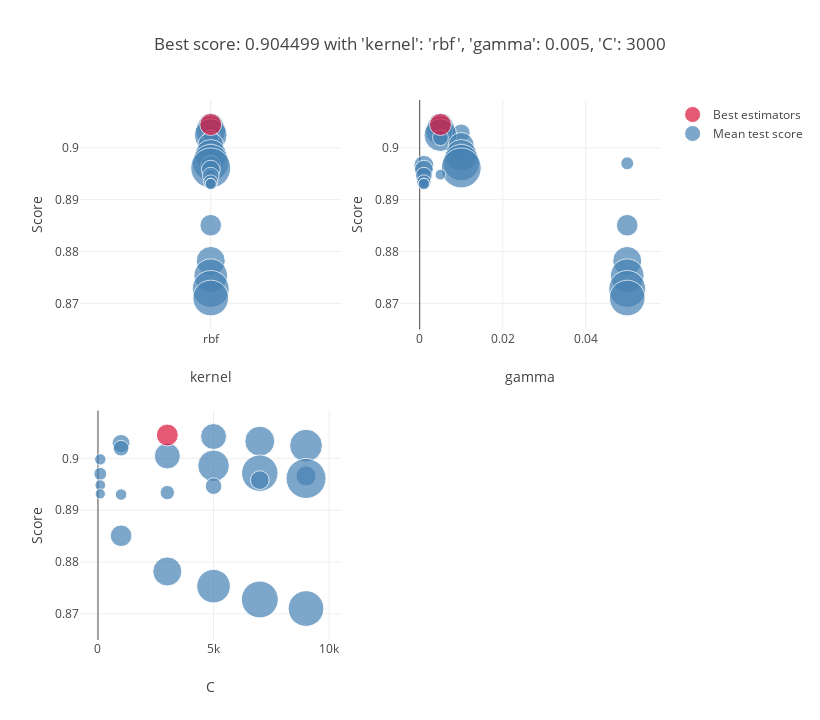

This figure's notebook cell:
### Code cell
# plot parameters and scores
plot_grid_search(model_svm_random_search)

### Figure 1 — Plotly figure (JSON) as saved in the notebook; plotly's stock layout.template omitted (floating-point values rounded to 4 significant figures)
{"data": [{"marker": {"color": "SteelBlue", "size": [1571.0, 2093.0, 757.2, 2502.0, 578.2, 1575.0, 300.0, 2322.0, 3091.0, 387.3, 939.5, 3719.0, 816.3, 270.9, 643.9, 484.7, 249.9, 310.1, 1086.0, 1968.0, 2634.0, 3183.0, 2971.0], "sizemin": 4, "sizemode": "area", "sizeref": 4.649}, "mode": "markers", "name": "Mean test score", "showlegend": true, "text": ["'C': 5000,<br /> 'gamma': 0.005,<br /> 'kernel': 'rbf'", "'C': 7000,<br /> 'gamma': 0.005,<br /> 'kernel': 'rbf'", "'C': 1000,<br /> 'gamma': 0.01,<br /> 'kernel': 'rbf'", "'C': 9000,<br /> 'gamma': 0.005,<br /> 'kernel': 'rbf'", "'C': 1000,<br /> 'gamma': 0.005,<br /> 'kernel': 'rbf'", "'C': 3000,<br /> 'gamma': 0.01,<br /> 'kernel': 'rbf'", "'C': 100,<br /> 'gamma': 0.01,<br /> 'kernel': 'rbf'", "'C': 5000,<br /> 'gamma': 0.01,<br /> 'kernel': 'rbf'", "'C': 7000,<br /> 'gamma': 0.01,<br /> 'kernel': 'rbf'", "'C': 100,<br /> 'gamma': 0.05,<br /> 'kernel': 'rbf'", "'C': 9000,<br /> 'gamma': 0.001,<br /> 'kernel': 'rbf'", "'C': 9000,<br /> 'gamma': 0.01,<br /> 'kernel': 'rbf'", "'C': 7000,<br /> 'gamma': 0.001,<br /> 'kernel': 'rbf'", "'C': 100,<br /> 'gamma': 0.005,<br /> 'kernel': 'rbf'", "'C': 5000,<br /> 'gamma': 0.001,<br /> 'kernel': 'rbf'", "'C': 3000,<br /> 'gamma': 0.001,<br /> 'kernel': 'rbf'", "'C': 100,<br /> 'gamma': 0.001,<br /> 'kernel': 'rbf'", "'C': 1000,<br /> 'gamma': 0.001,<br /> 'kernel': 'rbf'", "'C': 1000,<br /> 'gamma': 0.05,<br /> 'kernel': 'rbf'", "'C': 3000,<br /> 'gamma': 0.05,<br /> 'kernel': 'rbf'", "'C': 5000,<br /> 'gamma': 0.05,<br /> 'kernel': 'rbf'", "'C': 7000,<br /> 'gamma': 0.05,<br /> 'kernel': 'rbf'", "'C': 9000,<br /> 'gamma': 0.05,<br /> 'kernel': 'rbf'"], "type": "scatter", "x": ["rbf", "rbf", "rbf", "rbf", "rbf", "rbf", "rbf", "rbf", "rbf", "rbf", "rbf", "rbf", "rbf", "rbf", "rbf", "rbf", "rbf", "rbf", "rbf", "rbf", "rbf", "rbf", "rbf"], "xaxis": "x", "y": [0.9042, 0.9033, 0.9029, 0.9025, 0.902, 0.9005, 0.8998, 0.8986, 0.8971, 0.897, 0.8966, 0.8961, 0.8958, 0.8948, 0.8946, 0.8934, 0.8932, 0.893, 0.8851, 0.8782, 0.8753, 0.8728, 0.871], "yaxis": "y"}, {"marker": {"color": "Crimson", "size": [1112.0], "sizemin": 4, "sizemode": "area", "sizeref": 4.649}, "mode": "markers", "name": "Best estimators", "showlegend": true, "text": ["{'kernel': 'rbf', 'gamma': 0.005, 'C': 3000}"], "type": "scatter", "x": ["rbf"], "xaxis": "x", "y": [0.9045], "yaxis": "y"}, {"marker": {"color": "SteelBlue", "size": [1571.0, 2093.0, 757.2, 2502.0, 578.2, 1575.0, 300.0, 2322.0, 3091.0, 387.3, 939.5, 3719.0, 816.3, 270.9, 643.9, 484.7, 249.9, 310.1, 1086.0, 1968.0, 2634.0, 3183.0, 2971.0], "sizemin": 4, "sizemode": "area", "sizeref": 4.649}, "mode": "markers", "name": "Mean test score", "showlegend": false, "text": ["'C': 5000,<br /> 'gamma': 0.005,<br /> 'kernel': 'rbf'", "'C': 7000,<br /> 'gamma': 0.005,<br /> 'kernel': 'rbf'", "'C': 1000,<br /> 'gamma': 0.01,<br /> 'kernel': 'rbf'", "'C': 9000,<br /> 'gamma': 0.005,<br /> 'kernel': 'rbf'", "'C': 1000,<br /> 'gamma': 0.005,<br /> 'kernel': 'rbf'", "'C': 3000,<br /> 'gamma': 0.01,<br /> 'kernel': 'rbf'", "'C': 100,<br /> 'gamma': 0.01,<br /> 'kernel': 'rbf'", "'C': 5000,<br /> 'gamma': 0.01,<br /> 'kernel': 'rbf'", "'C': 7000,<br /> 'gamma': 0.01,<br /> 'kernel': 'rbf'", "'C': 100,<br /> 'gamma': 0.05,<br /> 'kernel': 'rbf'", "'C': 9000,<br /> 'gamma': 0.001,<br /> 'kernel': 'rbf'", "'C': 9000,<br /> 'gamma': 0.01,<br /> 'kernel': 'rbf'", "'C': 7000,<br /> 'gamma': 0.001,<br /> 'kernel': 'rbf'", "'C': 100,<br /> 'gamma': 0.005,<br /> 'kernel': 'rbf'", "'C': 5000,<br /> 'gamma': 0.001,<br /> 'kernel': 'rbf'", "'C': 3000,<br /> 'gamma': 0.001,<br /> 'kernel': 'rbf'", "'C': 100,<br /> 'gamma': 0.001,<br /> 'kernel': 'rbf'", "'C': 1000,<br /> 'gamma': 0.001,<br /> 'kernel': 'rbf'", "'C': 1000,<br /> 'gamma': 0.05,<br /> 'kernel': 'rbf'", "'C': 3000,<br /> 'gamma': 0.05,<br /> 'kernel': 'rbf'", "'C': 5000,<br /> 'gamma': 0.05,<br /> 'kernel': 'rbf'", "'C': 7000,<br /> 'gamma': 0.05,<br /> 'kernel': 'rbf'", "'C': 9000,<br /> 'gamma': 0.05,<br /> 'kernel': 'rbf'"], "type": "scatter", "x": [0.005, 0.005, 0.01, 0.005, 0.005, 0.01, 0.01, 0.01, 0.01, 0.05, 0.001, 0.01, 0.001, 0.005, 0.001, 0.001, 0.001, 0.001, 0.05, 0.05, 0.05, 0.05, 0.05], "xaxis": "x2", "y": [0.9042, 0.9033, 0.9029, 0.9025, 0.902, 0.9005, 0.8998, 0.8986, 0.8971, 0.897, 0.8966, 0.8961, 0.8958, 0.8948, 0.8946, 0.8934, 0.8932, 0.893, 0.8851, 0.8782, 0.8753, 0.8728, 0.871], "yaxis": "y2"}, {"marker": {"color": "Crimson", "size": [1112.0], "sizemin": 4, "sizemode": "area", "sizeref": 4.649}, "mode": "markers", "name": "Best estimators", "showlegend": false, "text": ["{'kernel': 'rbf', 'gamma': 0.005, 'C': 3000}"], "type": "scatter", "x": [0.005], "xaxis": "x2", "y": [0.9045], "yaxis": "y2"}, {"marker": {"color": "SteelBlue", "size": [1571.0, 2093.0, 757.2, 2502.0, 578.2, 1575.0, 300.0, 2322.0, 3091.0, 387.3, 939.5, 3719.0, 816.3, 270.9, 643.9, 484.7, 249.9, 310.1, 1086.0, 1968.0, 2634.0, 3183.0, 2971.0], "sizemin": 4, "sizemode": "area", "sizeref": 4.649}, "mode": "markers", "name": "Mean test score", "showlegend": false, "text": ["'C': 5000,<br /> 'gamma': 0.005,<br /> 'kernel': 'rbf'", "'C': 7000,<br /> 'gamma': 0.005,<br /> 'kernel': 'rbf'", "'C': 1000,<br /> 'gamma': 0.01,<br /> 'kernel': 'rbf'", "'C': 9000,<br /> 'gamma': 0.005,<br /> 'kernel': 'rbf'", "'C': 1000,<br /> 'gamma': 0.005,<br /> 'kernel': 'rbf'", "'C': 3000,<br /> 'gamma': 0.01,<br /> 'kernel': 'rbf'", "'C': 100,<br /> 'gamma': 0.01,<br /> 'kernel': 'rbf'", "'C': 5000,<br /> 'gamma': 0.01,<br /> 'kernel': 'rbf'", "'C': 7000,<br /> 'gamma': 0.01,<br /> 'kernel': 'rbf'", "'C': 100,<br /> 'gamma': 0.05,<br /> 'kernel': 'rbf'", "'C': 9000,<br /> 'gamma': 0.001,<br /> 'kernel': 'rbf'", "'C': 9000,<br /> 'gamma': 0.01,<br /> 'kernel': 'rbf'", "'C': 7000,<br /> 'gamma': 0.001,<br /> 'kernel': 'rbf'", "'C': 100,<br /> 'gamma': 0.005,<br /> 'kernel': 'rbf'", "'C': 5000,<br /> 'gamma': 0.001,<br /> 'kernel': 'rbf'", "'C': 3000,<br /> 'gamma': 0.001,<br /> 'kernel': 'rbf'", "'C': 100,<br /> 'gamma': 0.001,<br /> 'kernel': 'rbf'", "'C': 1000,<br /> 'gamma': 0.001,<br /> 'kernel': 'rbf'", "'C': 1000,<br /> 'gamma': 0.05,<br /> 'kernel': 'rbf'", "'C': 3000,<br /> 'gamma': 0.05,<br /> 'kernel': 'rbf'", "'C': 5000,<br /> 'gamma': 0.05,<br /> 'kernel': 'rbf'", "'C': 7000,<br /> 'gamma': 0.05,<br /> 'kernel': 'rbf'", "'C': 9000,<br /> 'gamma': 0.05,<br /> 'kernel': 'rbf'"], "type": "scatter", "x": [5000, 7000, 1000, 9000, 1000, 3000, 100, 5000, 7000, 100, 9000, 9000, 7000, 100, 5000, 3000, 100, 1000, 1000, 3000, 5000, 7000, 9000], "xaxis": "x3", "y": [0.9042, 0.9033, 0.9029, 0.9025, 0.902, 0.9005, 0.8998, 0.8986, 0.8971, 0.897, 0.8966, 0.8961, 0.8958, 0.8948, 0.8946, 0.8934, 0.8932, 0.893, 0.8851, 0.8782, 0.8753, 0.8728, 0.871], "yaxis": "y3"}, {"marker": {"color": "Crimson", "size": [1112.0], "sizemin": 4, "sizemode": "area", "sizeref": 4.649}, "mode": "markers", "name": "Best estimators", "showlegend": false, "text": ["{'kernel': 'rbf', 'gamma': 0.005, 'C': 3000}"], "type": "scatter", "x": [3000], "xaxis": "x3", "y": [0.9045], "yaxis": "y3"}], "layout": {"height": 720, "hovermode": "closest", "legend": {"traceorder": "reversed"}, "title": {"text": "Best score: 0.904499 with 'kernel': 'rbf', 'gamma': 0.005, 'C': 3000"}, "width": 820, "xaxis": {"anchor": "y", "domain": [0, 0.45], "title": {"text": "kernel"}}, "xaxis2": {"anchor": "y2", "domain": [0.55, 1], "title": {"text": "gamma"}}, "xaxis3": {"anchor": "y3", "domain": [0, 0.45], "title": {"text": "C"}}, "xaxis4": {"anchor": "y4", "domain": [0.55, 1]}, "yaxis": {"anchor": "x", "domain": [0.575, 1], "title": {"text": "Score"}}, "yaxis2": {"anchor": "x2", "domain": [0.575, 1], "title": {"text": "Score"}}, "yaxis3": {"anchor": "x3", "domain": [0, 0.425], "title": {"text": "Score"}}, "yaxis4": {"anchor": "x4", "domain": [0, 0.425]}}}
